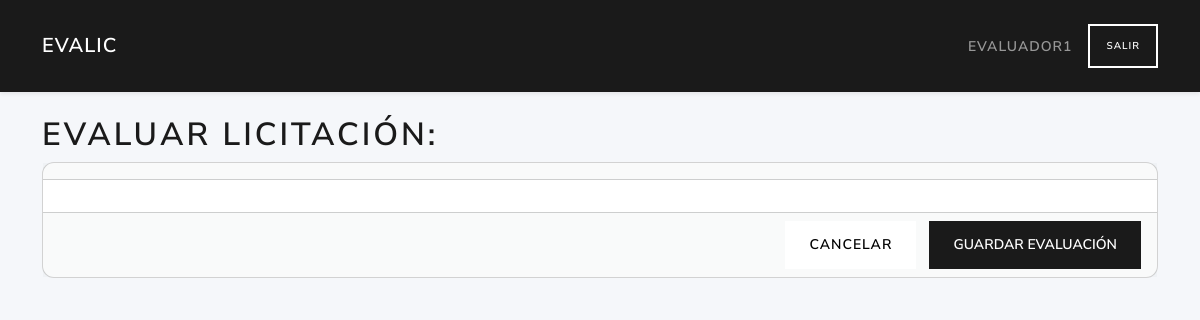
Before: /evaluador/16/evaluar (signed in) with the older database file.
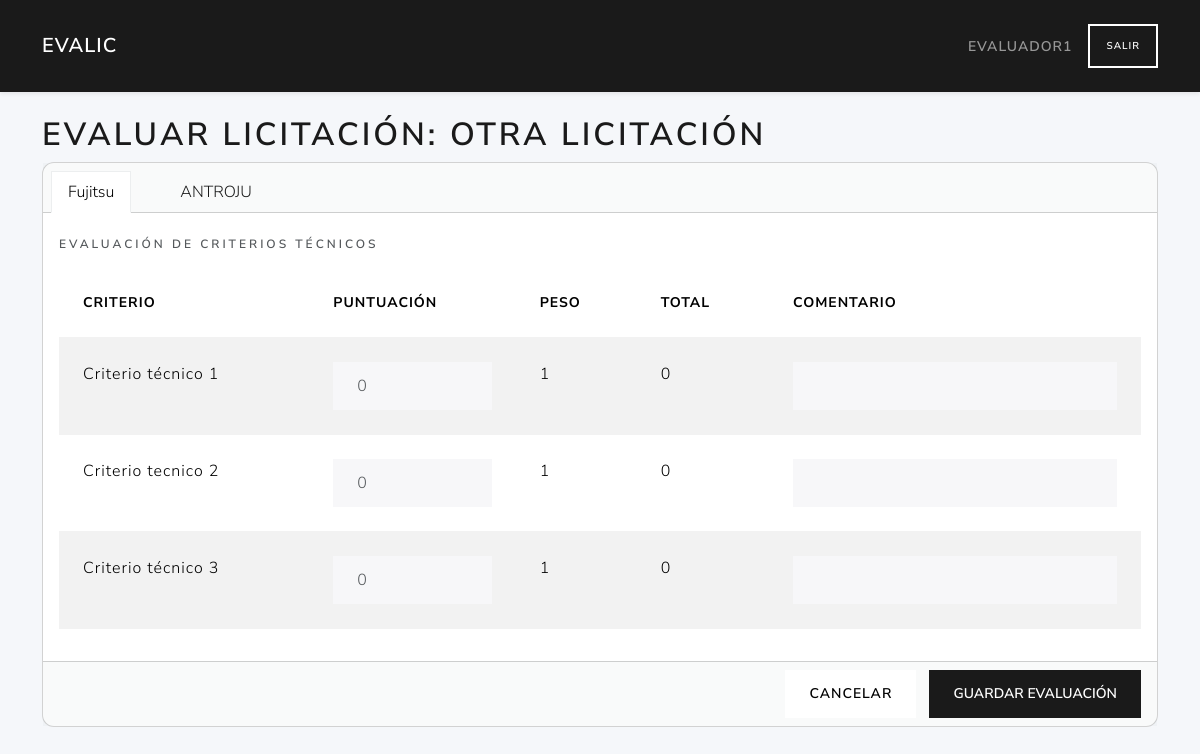
After: the same page with the newer database file.
### tables this page shows
CREATE TABLE licitaciones (
        id INTEGER PRIMARY KEY AUTOINCREMENT,
        user_id INTEGER NOT NULL,
        external_id TEXT NOT NULL,
        title TEXT NOT NULL,
        description TEXT,
        fecha_inicio TEXT NOT NULL,
        fecha_adjudicacion TEXT,
        FOREIGN KEY (user_id) REFERENCES users(id)
    );

CREATE TABLE ofertas (
        fechapresentacion TEXT NOT NULL,
        admitidasobre1 INTEGER,             
        licitacion_id INTEGER NOT NULL,
        licitante_id INTEGER NOT NULL,
        PRIMARY KEY (licitacion_id,licitante_id)                                       
        FOREIGN KEY (licitacion_id) REFERENCES licitaciones(id)
        FOREIGN KEY (licitante_id) REFERENCES licitantes(id)                                                           
    );

CREATE TABLE licitantes (
        id  INTEGER PRIMARY KEY AUTOINCREMENT,
        nombreempresa TEXT NOT NULL,
        cif text NOT NULL,
        direccion text,
        ciudad text,
        provincia text,
        telefono text,
        email text                                                                                                                            
    );

CREATE TABLE criterios (
        id  INTEGER PRIMARY KEY AUTOINCREMENT,
        NombreCriterio TEXT NOT NULL,
        descripcion TEXT,
        peso INTEGER,
        PrecioBase INTEGER,
        PuntuacionMaxima INTEGER,                          
        tipocriterio_id INTEGER NOT NULL,
        licitacion_id INTEGER NOT NULL,
        formula_id INTEGER,                          
        FOREIGN KEY (tipocriterio_id) REFERENCES tipo_criterios(id)
        FOREIGN KEY (licitacion_id) REFERENCES licitaciones(id)
        FOREIGN KEY (formula_id) REFERENCES formulas(id)                                                             
    );

### routes/evaluador_routes.py (the view, shortened to what this page needs)
@evaluador_bp.route('/<int:licitacion_id>/evaluar', methods=['GET', 'POST'])
def evaluar(licitacion_id):
    if 'user_id' not in session or session.get('role_id') != 3:
        return redirect(url_for('auth.login'))
    usuario_id = session['user_id']
    lic = get_licitacion_logic(licitacion_id)
    raw_ofertas = list_ofertas_admitidas_logic(licitacion_id)
    ofertas = [dict(of) for of in raw_ofertas]
    criterios = listar_tecnicos(licitacion_id)
    evaluaciones = obtener_evaluaciones(licitacion_id, usuario_id)
    eval_map = {
        (e['licitante_id'], e['criterio_id']): e
        for e in evaluaciones
    }
    for oferta in ofertas:
        lista = []
        for c in criterios:
            key = (oferta['licitante_id'], c['id'])
            e = eval_map.get(key)
            score = e['puntuacion'] if e else 0
            lista.append({
                'id': c['id'],
                'nombre': c['NombreCriterio'],
                'peso': c['peso'],
                'puntuacion': score,
                'comentarios': e['comentarios'] if e else '',
                'total': score * c['peso']
            })
        oferta['criterios_evaluacion'] = lista
    return render_template('evaluador/evaluar.html', lic=lic, ofertas=ofertas)

### models/criterios_data.py (called while the page is built)
def fetch_criterios_tecnicos(db, licitacion_id):
    sql = """
        SELECT *
        FROM criterios
        WHERE licitacion_id = ? AND tipocriterio_id = 2
    """
    return db.execute(sql, (licitacion_id,)).fetchall()

### models/dao.py (called while the page is built)
def close_connection(exception):
    db = getattr(g, '_database', None)
    if db is not None:
        db.close()

def get_db(app):
    if 'sqlite_db' not in g:
        g.sqlite_db = sqlite3.connect(
            app.config['DATABASE'],
            detect_types=sqlite3.PARSE_DECLTYPES
        )
        g.sqlite_db.row_factory = sqlite3.Row
    return g.sqlite_db

### models/evaluaciones_data.py (called while the page is built)
def fetch_evaluaciones(db, licitacion_id, usuario_id):
    sql = """
        SELECT e.licitacion_id,e.usuario_id,e.licitante_id, e.criterio_id, e.puntuacion, c.preciobase, e.fechaevaluacion, e.comentarios,c.puntuacionmaxima
        FROM evaluaciones e JOIN criterios c ON e.criterio_id = c.id
        WHERE e.licitacion_id=? AND usuario_id=?
    """
    return db.execute(sql, (licitacion_id, usuario_id)).fetchall()

### models/licitaciones_data.py (called while the page is built)
def get_licitacion(db, lic_id):
    cur = db.execute("SELECT * FROM licitaciones WHERE id=?", (lic_id,))
    return cur.fetchone()

### models/ofertas_data.py (called while the page is built)
def list_ofertas_admitidas(db, licitacion_id=None):
    query = """
        SELECT o.licitacion_id, o.licitante_id, o.fechapresentacion, o.admitidasobre1, l.nombreempresa
        FROM ofertas o
        JOIN licitantes l ON o.licitante_id = l.id
    """
    params = ()
    if licitacion_id:
        query += " WHERE o.admitidasobre1 =1 AND o.licitacion_id=?"
        params = (licitacion_id,)
    query += " ORDER BY o.licitacion_id, o.licitante_id"
    cur = db.execute(query, params)
    return cur.fetchall()

### services/criterio_service.py (called while the page is built)
def listar_tecnicos(licitacion_id):
    db = get_db(current_app)
    return fetch_criterios_tecnicos(db, licitacion_id)

### services/evaluaciones_service.py (called while the page is built)
def obtener_evaluaciones(licitacion_id, usuario_id):
    db = get_db(current_app)
    return fetch_evaluaciones(db, licitacion_id, usuario_id)

### services/licitacion_service.py (called while the page is built)
def get_licitacion(lic_id):
    db = get_db(current_app)
    return data_get(db, lic_id)

### services/oferta_service.py (called while the page is built)
def list_ofertas_admitidas_logic(licitacion_id=None):
    db = get_db(current_app)
    return list_ofertas_admitidas(db, licitacion_id)

### templates/evaluador/evaluar.html (shortened to what this page needs)
{% extends 'base.html' %}
{% block content %}
  <h1>Evaluar licitación: {{ lic.title }}</h1>
<form method="post" action="">
  <div class="card mb-4">
    <div class="card-header">
      <ul class="nav nav-tabs card-header-tabs" role="tablist">
        {% for oferta in ofertas %}
        <li class="nav-item" role="presentation">
          <button class="nav-link {% if loop.first %}active{% endif %}" id="tab-{{ oferta.licitante_id }}" data-bs-toggle="tab" data-bs-target="#oferta-{{ oferta.licitante_id }}" type="button" role="tab">
            {{ oferta.nombreempresa }}
          </button>
        </li>
        {% endfor %}
      </ul>
    </div>
    <div class="card-body">
      <div class="tab-content">
        {% for oferta in ofertas %}
        <div class="tab-pane fade {% if loop.first %}show active{% endif %}" id="oferta-{{ oferta.licitante_id }}" role="tabpanel">
          <h6 class="mt-2">Evaluación de criterios técnicos</h6>
          <table class="table table-striped mt-3">
            <thead>
              <tr>
                <th>Criterio</th>
                <th>Puntuación</th>
                <th>Peso</th>
                <th>Total</th>
                <th>Comentario</th>
              </tr>
            </thead>
            <tbody>
              {% for ev in oferta.criterios_evaluacion %}
              <tr>
                <td>{{ ev.nombre }}</td>
                <td><input type="number" class="form-control" name="puntuacion_{{ oferta.licitante_id }}_{{ ev.id }}" value="{{ ev.puntuacion }}" min="0" max="10"></td>
                <td>{{ ev.peso }}</td>
                <td>{{ ev.total }}</td>
                <td><input type="text" class="form-control" name="comentarios_{{ oferta.licitante_id }}_{{ ev.id }}" value="{{ ev.comentarios }}"></td>
              </tr>
              {% endfor %}
            </tbody>
          </table>
        </div>
        {% endfor %}
      </div>
    </div>
    <div class="card-footer text-end">
      <a href="{{ url_for('evaluador.index') }}" class="btn btn-secondary me-2">Cancelar</a>
      <button type="submit" class="btn btn-primary">Guardar evaluación</button>
    </div>
  </div>
</form>
{% endblock %}

### templates/base.html (shortened to what this page needs)
<!doctype html>
<html lang="es">
<head>
  <link href="https://cdn.jsdelivr.net/npm/bootswatch@5.3.0/dist/lux/bootstrap.min.css"
        rel="stylesheet">
</head>
<body>
  <nav class="navbar navbar-expand-lg navbar-dark bg-primary shadow-sm">
    <div class="container">
    {% if session.get('role_id') == 1 %}
      <a class="navbar-brand" href="{{ url_for('user.dashboard') }}">EvaLic</a>
    {% elif session.get('role_id') == 2 %}
      <a class="navbar-brand" href="{{ url_for('licitaciones.index') }}">EvaLic</a>
    {% elif session.get('role_id') == 3 %}
      <a class="navbar-brand" href="{{ url_for('evaluador.index') }}">EvaLic</a>
    {% else %}
      <a class="navbar-brand" href="{{ url_for('auth.login') }}">EvaLic</a>
    {% endif %}
      {% if session.get('username') %}
      <div class="ms-auto d-flex align-items-center">
        <span class="navbar-text me-3">{{ session['username'] }}</span>
        <a class="btn btn-outline-light btn-sm"
           href="{{ url_for('auth.do_logout') }}">Salir</a>
      </div>
      {% endif %}
    </div>
  </nav>
  <main class="container py-4">
    {% block content %}{% endblock %}
  </main>
</body>
</html>

### templates/base.html (style rules this page uses)
body { background:#f5f7fa; }
.card { border-radius:.75rem; }
.navbar-brand { font-weight:600; }

Changed rows visible on the page:
added licitaciones: title "OTRA LICITACIÓN"
added ofertas: nombreempresa "Fujitsu"
added ofertas: nombreempresa "ANTROJU", shown under "EVALUAR LICITACIÓN: OTRA LICITACIÓN"
added criterios: nombre "Criterio técnico 1", puntuacion "0", peso "1", total "0"
added criterios: nombre "Criterio tecnico 2", puntuacion "0", peso "1", total "0"
added criterios: nombre "Criterio técnico 3", puntuacion "0", peso "1", total "0"
